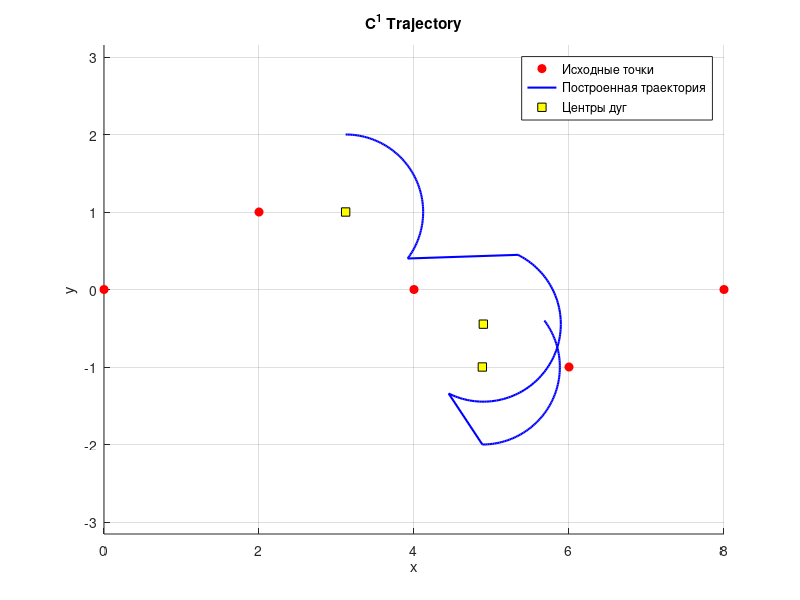

Write MATLAB code to recreate this figure.
% --- C1-сопряжённая траектория по формуле из изображения ---
clear; clc;

% --- входные данные ---
x = [0 2 4 6 8];    % координаты точек
y = [0 1 0 -1 0];
R = 1.0;            % радиус поворота

n = length(x);

% --- предварительные вычисления ---
psi = zeros(1, n-1);
r   = zeros(1, n-1);
for i = 1:n-1
    psi(i) = atan2(y(i+1) - y(i), x(i+1) - x(i));
    r(i) = sqrt((x(i+1) - x(i))^2 + (y(i+1) - y(i))^2);
end

% --- параметры дуг ---
sigma = zeros(1, n-2);
d_i   = zeros(1, n-2);
d_ci  = zeros(1, n-2);
delta = zeros(1, n-2);
xc    = zeros(1, n-2);
yc    = zeros(1, n-2);

for i = 1:n-2
    % угол между сегментами
    dpsi = psi(i+1) - psi(i);
    if dpsi > 0
        sigma(i) = pi - dpsi;
    else
        sigma(i) = -pi - dpsi;
    end

    % смещения и геометрия дуги
    d_i(i)  = abs(R / tan(sigma(i)/2));
    d_ci(i) = abs(R / sin(sigma(i)/2));
    delta(i) = pi - sigma(i)/2;

    % центр дуги
    Rlp = [cos(psi(i)) -sin(psi(i)); sin(psi(i)) cos(psi(i))];
    Rp  = [cos(delta(i)) -sin(delta(i)); sin(delta(i)) cos(delta(i))];
    center = [x(i+1); y(i+1)] + Rlp * Rp * [0; d_ci(i)];

    xc(i) = center(1);
    yc(i) = center(2);
end

% --- построение траектории через дуги ---
Sx = [];
Sy = [];

for i = 1:n-2
    theta_start = psi(i) - sigma(i)/2;
    theta_end   = psi(i) + sigma(i)/2;
    theta = linspace(theta_start, theta_end, 100);
    x_arc = xc(i) + R * cos(theta);
    y_arc = yc(i) + R * sin(theta);
    Sx = [Sx, x_arc];
    Sy = [Sy, y_arc];
end

% --- вывод ---
fprintf('C1 trajectory computed.\n');
disp('Arc centers [xc, yc]:');
disp([xc(:), yc(:)]);

% Результирующая траектория: Sx, Sy
% --- Визуализация C1-траектории ---
figure; hold on; axis equal; grid on;
title('C^1 Trajectory');
xlabel('x'); ylabel('y');

% исходные точки
plot(x, y, 'ro', 'MarkerFaceColor', 'r', 'DisplayName', 'Исходные точки');

% полученная траектория
plot(Sx, Sy, 'b-', 'LineWidth', 1.5, 'DisplayName', 'Построенная траектория');

% центры дуг (если нужны для контроля)
if exist('xc','var')
    plot(xc, yc, 'ks', 'MarkerFaceColor','y', 'DisplayName', 'Центры дуг');
end

legend('Location','best');
